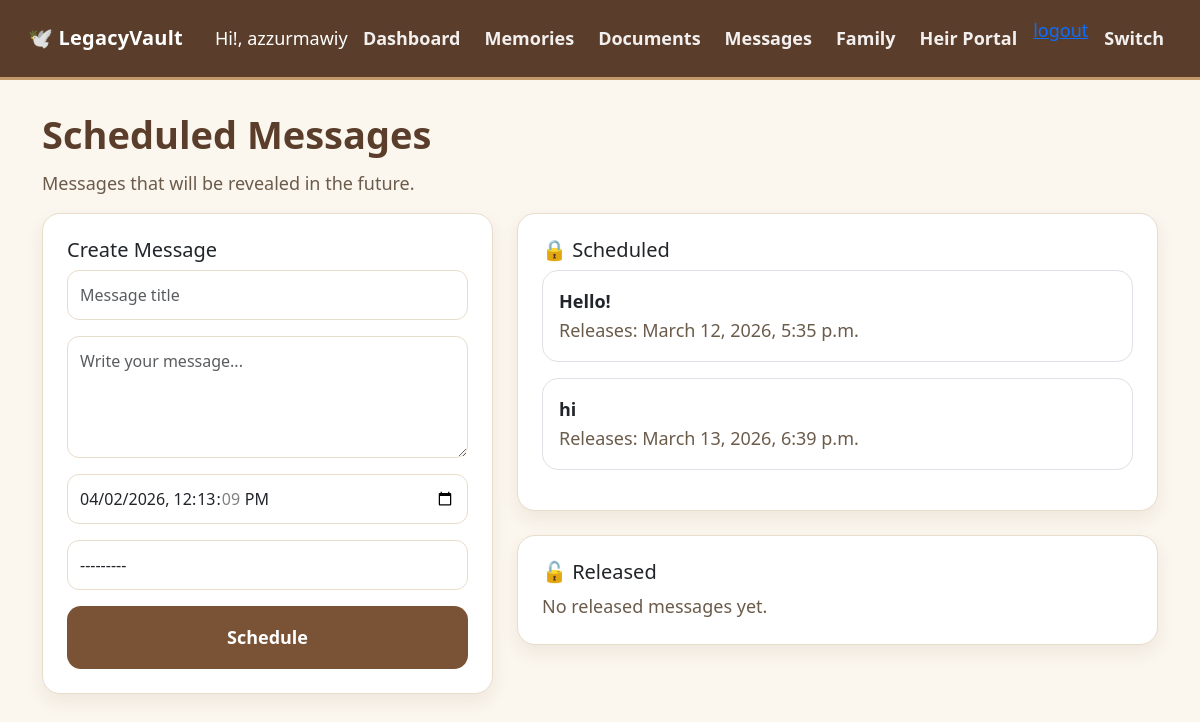
Screenshot of /message/ (signed in) with the database file from the repository.
### core/models.py (models this page shows, shortened)
class Message(models.Model):
    owner = models.ForeignKey(User, on_delete=models.CASCADE, related_name='messages')
    recipient = models.ForeignKey(User, on_delete=models.SET_NULL,null=True, blank=True, related_name='received_legacy_messages')
    title = models.CharField(max_length=200)
    content = models.TextField()
    send_date = models.DateTimeField(default=timezone.now)
    is_released = models.BooleanField(default=False)
    created_at = models.DateTimeField(auto_now_add=True)
    updated_at = models.DateTimeField(auto_now=True)

### core/views.py (the view)
# urls.py: path('message/', views.message, name='message'),
@login_required
def message(request):
    user = request.user
    now = timezone.now()
    if request.method == "POST":
        form = MessageForm(request.POST, user=request.user)
        if form.is_valid():
            msg = form.save(commit=False)
            msg.owner = request.user
            msg.save()
            messages.success(request, "Message scheduled successfully.")
            return redirect("message")
    else:
        form = MessageForm(user=request.user)
    messages_qs = Message.objects.filter(owner=request.user).order_by("send_date")
    scheduled = [m for m in messages_qs if not m.is_released]
    released = [m for m in messages_qs if m.is_released]
    return render(request, "message.html", {"form": form, "scheduled": scheduled, "released": released})

### core/forms.py (shortened to what this page needs)
class MessageForm(forms.ModelForm):
    def __init__(self, *args, **kwargs):
        user = kwargs.pop("user", None)
        super().__init__(*args, **kwargs)
        if user is not None:
            self.fields["recipient"].queryset = User.objects.filter(
                claimed_family_profiles__owner=user
            ).distinct()
    class Meta:
        model = Message
        fields = ['title', 'content', 'send_date', 'recipient']
        widgets = {
            'title': forms.TextInput(attrs={'class': 'form-control soft-input', 'placeholder': 'Message title'}),
            'content': forms.Textarea(attrs={'class': 'form-control soft-input', 'rows': 4, 'placeholder': 'Write your message...'}),
            'send_date': forms.DateTimeInput(attrs={'class': 'form-control soft-input', 'type': 'datetime-local'}),
            'recipient': forms.Select(attrs={'class': 'form-control soft-input'}),
        }

### templates/message.html (shortened to what this page needs)
{% extends 'base.html' %}
{% block content %}
<div class="mb-3">
  <div class="page-title">Scheduled Messages</div>
  <div class="page-subtitle">Messages that will be revealed in the future.</div>
</div>
<div class="row g-4">
  <div class="col-lg-5">
    <div class="card p-4">
      <h5>Create Message</h5>
      <form method="POST">
        {{ form.title }}
        {{ form.content }}
        {{ form.send_date }}
        {{ form.recipient }}
        <button class="btn btn-cocoa w-100 big-action">Schedule</button>
      </form>
    </div>
  </div>
  <div class="col-lg-7">
    <div class="card p-4 mb-4">
      <h5>🔒 Scheduled</h5>
      {% for msg in scheduled %}
        <div class="border rounded-4 p-3 mb-3">
          <div class="fw-bold">{{ msg.title }}</div>
          <div class="page-subtitle">Releases: {{ msg.send_date }}</div>
        </div>
      {% empty %}
        <div class="page-subtitle">No scheduled messages.</div>
      {% endfor %}
    </div>
    <div class="card p-4">
      <h5>🔓 Released</h5>
      {% for msg in released %}
        <div class="border rounded-4 p-3 mb-3">
          <div class="fw-bold">{{ msg.title }}</div>
          <div class="page-subtitle">{{ msg.content }}</div>
        </div>
      {% empty %}
        <div class="page-subtitle">No released messages yet.</div>
      {% endfor %}
    </div>
  </div>
</div>
{% endblock %}

### templates/base.html (shortened to what this page needs)
<!DOCTYPE html>
<html lang="en">
<head>
  <link href="https://cdn.jsdelivr.net/npm/bootstrap@5.3.0/dist/css/bootstrap.min.css" rel="stylesheet">
  <link rel="stylesheet" href="https://cdnjs.cloudflare.com/ajax/libs/font-awesome/6.5.0/css/all.min.css">
</head>
<body>
  <nav class="navbar navbar-expand-lg nav-wrap px-3 py-3">
    <div class="container-fluid">
      <a class="navbar-brand text-white brand" href="/">🕊️ LegacyVault</a>
      <span class="text-white ms-3">Hi!, {{ request.user.username }} </span>
      <div class="collapse navbar-collapse" id="navbarsExample">
        <ul class="navbar-nav ms-auto gap-2">
          <li class="nav-item"><a class="nav-link" href="/">Dashboard</a></li>
          <li class="nav-item"><a class="nav-link" href="/memory/">Memories</a></li>
          <li class="nav-item"><a class="nav-link" href="/documents/">Documents</a></li>
          <li class="nav-item"><a class="nav-link" href="/message/">Messages</a></li>
          <li class="nav-item"><a class="nav-link" href="/family/">Family</a></li>
          <li class="nav-item"><a class="nav-link" href="/heir/">Heir Portal</a></li>
          <li class="nav-item"><a href="/accounts/logout/">logout</a></li>
          <a class="nav-link" href="/switch-settings/">Switch</a>
        </ul>
      </div>
    </div>
  </nav>
  <main class="container py-4">
    {% block content %}{% endblock %}
  </main>
</body>
</html>

### templates/base.html (style rules this page uses)
:root { --bg: #FBF6EE; --card: #FFFFFF; --brown: #5A3E2B; --brown-2: #7A5236; --accent: #C49A6C; --muted: #6B5B4B; --border: #E8DCCB; }
body { font-size: 18px; line-height: 1.6; background: var(--bg); color: var(--brown); font-family: system-ui, -apple-system, Segoe UI, Roboto, Arial, sans-serif; }
.nav-wrap { background: var(--brown); border-bottom: 3px solid var(--accent); }
.brand { font-weight: 800; letter-spacing: 0.2px; }
.nav-link { color: #fff !important; opacity: 0.92; font-weight: 600; }
.page-title { font-size: 38px; font-weight: 800; margin-bottom: 4px; }
.page-subtitle { color: var(--muted); font-size: 18px; }
.card { border: 1px solid var(--border); border-radius: 18px; box-shadow: 0 8px 18px rgba(90, 62, 43, 0.08); }
.big-action { padding: 18px 16px; font-size: 18px; border-radius: 14px; font-weight: 700; }
.btn-cocoa { background: var(--brown-2); border: none; color: #fff; }
.soft-input { border-radius: 12px; border: 1px solid var(--border); padding: 12px 12px; }

### rows the page displays
Message: title "Hello!", send_date "March 12, 2026, 5:35 p.m."
Message: title "hi", send_date "March 13, 2026, 6:39 p.m."

### other values shown
{{ request.user.username }} "azzurmawiy"
